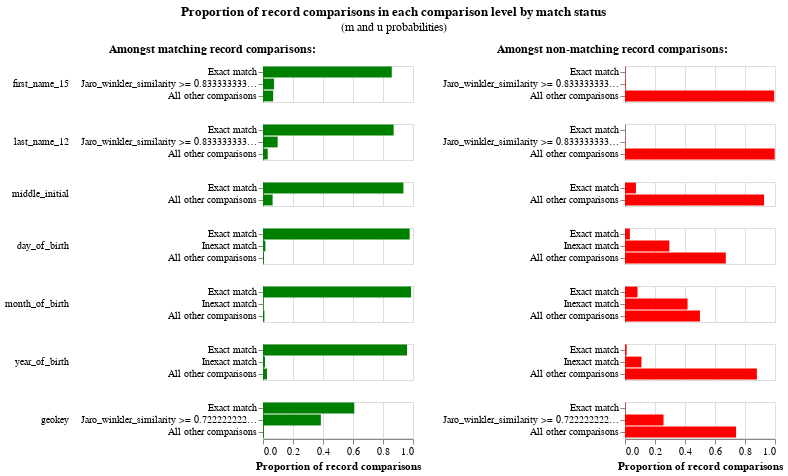

The notebook cell saved with this chart:
### Code cell
linker.m_u_parameters_chart()

### Figure 1 — Vega-Lite specification as saved in the notebook (floating-point values rounded to 4 significant figures)
{"config": {"view": {"continuousWidth": 300, "continuousHeight": 300, "discreteHeight": 300, "discreteWidth": 400}, "header": {"title": null}, "title": {"anchor": "middle", "offset": 10}}, "hconcat": [{"mark": "bar", "encoding": {"color": {"value": "green"}, "row": {"field": "comparison_name", "header": {"labelAlign": "left", "labelAnchor": "middle", "labelAngle": 0}, "sort": {"field": "comparison_sort_order"}, "type": "nominal"}, "tooltip": [{"field": "m_probability_description", "title": "m probability description", "type": "nominal"}, {"field": "comparison_name", "title": "Comparison column name", "type": "nominal"}, {"field": "label_for_charts", "title": "Label", "type": "ordinal"}, {"field": "sql_condition", "title": "SQL condition", "type": "nominal"}, {"field": "m_probability", "format": ".4p", "title": "m probability", "type": "quantitative"}, {"field": "u_probability", "format": ".4p", "title": "u probability", "type": "quantitative"}, {"field": "bayes_factor", "format": ",.4f", "title": "Bayes factor = m/u", "type": "quantitative"}, {"field": "log2_bayes_factor", "format": ",.4f", "title": "Match weight = log2(m/u)", "type": "quantitative"}], "x": {"axis": {"title": "Proportion of record comparisons"}, "field": "m_probability", "type": "quantitative"}, "y": {"axis": {"title": null}, "field": "label_for_charts", "sort": {"field": "comparison_vector_value", "order": "descending"}, "type": "nominal"}}, "height": {"step": 12}, "resolve": {"scale": {"y": "independent"}}, "title": {"text": "Amongst matching record comparisons:", "fontSize": 12, "fontWeight": "bold"}, "transform": [{"filter": "(datum.bayes_factor != 'no-op filter due to vega lite issue 4680')"}], "width": 150}, {"mark": "bar", "encoding": {"color": {"value": "red"}, "row": {"field": "comparison_name", "header": {"labels": false}, "sort": {"field": "comparison_sort_order"}, "type": "nominal"}, "tooltip": [{"field": "u_probability_description", "title": "u probability description", "type": "nominal"}, {"field": "comparison_name", "title": "Comparison column name", "type": "nominal"}, {"field": "label_for_charts", "title": "Label", "type": "ordinal"}, {"field": "sql_condition", "title": "SQL condition", "type": "nominal"}, {"field": "m_probability", "format": ".4p", "title": "m probability", "type": "quantitative"}, {"field": "u_probability", "format": ".4p", "title": "u probability", "type": "quantitative"}, {"field": "bayes_factor", "format": ",.4f", "title": "Bayes factor = m/u", "type": "quantitative"}, {"field": "log2_bayes_factor", "format": ",.4f", "title": "Match weight = log2(m/u)", "type": "quantitative"}], "x": {"axis": {"title": "Proportion of record comparisons"}, "field": "u_probability", "type": "quantitative"}, "y": {"axis": {"title": null}, "field": "label_for_charts", "sort": {"field": "comparison_vector_value", "order": "descending"}, "type": "nominal"}}, "height": {"step": 12}, "resolve": {"scale": {"y": "independent"}}, "title": {"text": "Amongst non-matching record comparisons:", "fontSize": 12, "fontWeight": "bold"}, "transform": [{"filter": "(datum.bayes_factor != 'no-op filter2 due to vega lite issue 4680')"}], "width": 150}], "data": {"name": "data-9e344f016e368ab0aa8575948951d1f3"}, "title": {"text": "Proportion of record comparisons in each comparison level by match status", "subtitle": "(m and u probabilities)"}, "$schema": "https://vega.github.io/schema/vega-lite/v5.9.3.json", "datasets": {"data-9e344f016e368ab0aa8575948951d1f3": [{"comparison_name": "first_name_15", "sql_condition": "\"first_name_15_l\" = \"first_name_15_r\"", "label_for_charts": "Exact match", "m_probability": 0.8585, "u_probability": 0.00203, "m_probability_description": "Amongst matching record comparisons, 85.85% of records are in the exact match comparison level", "u_probability_description": "Amongst non-matching record comparisons, 0.20% of records are in the exact match comparison level", "has_tf_adjustments": false, "tf_adjustment_column": null, "tf_adjustment_weight": 1.0, "is_null_level": false, "bayes_factor": 422.9, "log2_bayes_factor": 8.724, "comparison_vector_value": 2, "max_comparison_vector_value": 2, "bayes_factor_description": "If comparison level is `exact match` then comparison is 422.93 times more likely to be a match", "probability_two_random_records_match": 1.412e-05, "comparison_sort_order": 0}, {"comparison_name": "first_name_15", "sql_condition": "jaro_winkler_similarity(\"first_name_15_l\", \"first_name_15_r\") >= 0.8333333333333334", "label_for_charts": "Jaro_winkler_similarity >= 0.8333333333333334", "m_probability": 0.07376, "u_probability": 0.003468, "m_probability_description": "Amongst matching record comparisons, 7.38% of records are in the jaro_winkler_similarity >= 0.8333333333333334 comparison level", "u_probability_description": "Amongst non-matching record comparisons, 0.35% of records are in the jaro_winkler_similarity >= 0.8333333333333334 comparison level", "has_tf_adjustments": false, "tf_adjustment_column": null, "tf_adjustment_weight": 1.0, "is_null_level": false, "bayes_factor": 21.27, "log2_bayes_factor": 4.411, "comparison_vector_value": 1, "max_comparison_vector_value": 2, "bayes_factor_description": "If comparison level is `jaro_winkler_similarity >= 0.8333333333333334` then comparison is 21.27 times more likely to be a match", "probability_two_random_records_match": 1.412e-05, "comparison_sort_order": 0}, {"comparison_name": "first_name_15", "sql_condition": "ELSE", "label_for_charts": "All other comparisons", "m_probability": 0.06778, "u_probability": 0.9945, "m_probability_description": "Amongst matching record comparisons, 6.78% of records are in the all other comparisons comparison level", "u_probability_description": "Amongst non-matching record comparisons, 99.45% of records are in the all other comparisons comparison level", "has_tf_adjustments": false, "tf_adjustment_column": null, "tf_adjustment_weight": 1.0, "is_null_level": false, "bayes_factor": 0.06815, "log2_bayes_factor": -3.875, "comparison_vector_value": 0, "max_comparison_vector_value": 2, "bayes_factor_description": "If comparison level is `all other comparisons` then comparison is  14.67 times less likely to be a match", "probability_two_random_records_match": 1.412e-05, "comparison_sort_order": 0}, {"comparison_name": "last_name_12", "sql_condition": "\"last_name_12_l\" = \"last_name_12_r\"", "label_for_charts": "Exact match", "m_probability": 0.871, "u_probability": 0.0006842, "m_probability_description": "Amongst matching record comparisons, 87.10% of records are in the exact match comparison level", "u_probability_description": "Amongst non-matching record comparisons, 0.07% of records are in the exact match comparison level", "has_tf_adjustments": false, "tf_adjustment_column": null, "tf_adjustment_weight": 1.0, "is_null_level": false, "bayes_factor": 1273.0, "log2_bayes_factor": 10.31, "comparison_vector_value": 2, "max_comparison_vector_value": 2, "bayes_factor_description": "If comparison level is `exact match` then comparison is 1,273.06 times more likely to be a match", "probability_two_random_records_match": 1.412e-05, "comparison_sort_order": 1}, {"comparison_name": "last_name_12", "sql_condition": "jaro_winkler_similarity(\"last_name_12_l\", \"last_name_12_r\") >= 0.8333333333333334", "label_for_charts": "Jaro_winkler_similarity >= 0.8333333333333334", "m_probability": 0.09762, "u_probability": 0.001368, "m_probability_description": "Amongst matching record comparisons, 9.76% of records are in the jaro_winkler_similarity >= 0.8333333333333334 comparison level", "u_probability_description": "Amongst non-matching record comparisons, 0.14% of records are in the jaro_winkler_similarity >= 0.8333333333333334 comparison level", "has_tf_adjustments": false, "tf_adjustment_column": null, "tf_adjustment_weight": 1.0, "is_null_level": false, "bayes_factor": 71.39, "log2_bayes_factor": 6.158, "comparison_vector_value": 1, "max_comparison_vector_value": 2, "bayes_factor_description": "If comparison level is `jaro_winkler_similarity >= 0.8333333333333334` then comparison is 71.39 times more likely to be a match", "probability_two_random_records_match": 1.412e-05, "comparison_sort_order": 1}, {"comparison_name": "last_name_12", "sql_condition": "ELSE", "label_for_charts": "All other comparisons", "m_probability": 0.03133, "u_probability": 0.9979, "m_probability_description": "Amongst matching record comparisons, 3.13% of records are in the all other comparisons comparison level", "u_probability_description": "Amongst non-matching record comparisons, 99.79% of records are in the all other comparisons comparison level", "has_tf_adjustments": false, "tf_adjustment_column": null, "tf_adjustment_weight": 1.0, "is_null_level": false, "bayes_factor": 0.0314, "log2_bayes_factor": -4.993, "comparison_vector_value": 0, "max_comparison_vector_value": 2, "bayes_factor_description": "If comparison level is `all other comparisons` then comparison is  31.85 times less likely to be a match", "probability_two_random_records_match": 1.412e-05, "comparison_sort_order": 1}, {"comparison_name": "middle_initial", "sql_condition": "\"middle_initial_l\" = \"middle_initial_r\"", "label_for_charts": "Exact match", "m_probability": 0.936, "u_probability": 0.07301, "m_probability_description": "Amongst matching record comparisons, 93.60% of records are in the exact match comparison level", "u_probability_description": "Amongst non-matching record comparisons, 7.30% of records are in the exact match comparison level", "has_tf_adjustments": false, "tf_adjustment_column": null, "tf_adjustment_weight": 1.0, "is_null_level": false, "bayes_factor": 12.82, "log2_bayes_factor": 3.68, "comparison_vector_value": 1, "max_comparison_vector_value": 1, "bayes_factor_description": "If comparison level is `exact match` then comparison is 12.82 times more likely to be a match", "probability_two_random_records_match": 1.412e-05, "comparison_sort_order": 2}, {"comparison_name": "middle_initial", "sql_condition": "ELSE", "label_for_charts": "All other comparisons", "m_probability": 0.06405, "u_probability": 0.927, "m_probability_description": "Amongst matching record comparisons, 6.40% of records are in the all other comparisons comparison level", "u_probability_description": "Amongst non-matching record comparisons, 92.70% of records are in the all other comparisons comparison level", "has_tf_adjustments": false, "tf_adjustment_column": null, "tf_adjustment_weight": 1.0, "is_null_level": false, "bayes_factor": 0.06909, "log2_bayes_factor": -3.855, "comparison_vector_value": 0, "max_comparison_vector_value": 1, "bayes_factor_description": "If comparison level is `all other comparisons` then comparison is  14.47 times less likely to be a match", "probability_two_random_records_match": 1.412e-05, "comparison_sort_order": 2}, {"comparison_name": "day_of_birth", "sql_condition": "\"day_of_birth_l\" = \"day_of_birth_r\"", "label_for_charts": "Exact match", "m_probability": 0.9777, "u_probability": 0.03252, "m_probability_description": "Amongst matching record comparisons, 97.77% of records are in the exact match comparison level", "u_probability_description": "Amongst non-matching record comparisons, 3.25% of records are in the exact match comparison level", "has_tf_adjustments": false, "tf_adjustment_column": null, "tf_adjustment_weight": 1.0, "is_null_level": false, "bayes_factor": 30.07, "log2_bayes_factor": 4.91, "comparison_vector_value": 2, "max_comparison_vector_value": 2, "bayes_factor_description": "If comparison level is `exact match` then comparison is 30.07 times more likely to be a match", "probability_two_random_records_match": 1.412e-05, "comparison_sort_order": 3}, {"comparison_name": "day_of_birth", "sql_condition": "abs(day_of_birth_l - day_of_birth_r) <= 5", "label_for_charts": "Inexact match", "m_probability": 0.01597, "u_probability": 0.2955, "m_probability_description": "Amongst matching record comparisons, 1.60% of records are in the inexact match comparison level", "u_probability_description": "Amongst non-matching record comparisons, 29.55% of records are in the inexact match comparison level", "has_tf_adjustments": false, "tf_adjustment_column": null, "tf_adjustment_weight": 1.0, "is_null_level": false, "bayes_factor": 0.05405, "log2_bayes_factor": -4.21, "comparison_vector_value": 1, "max_comparison_vector_value": 2, "bayes_factor_description": "If comparison level is `inexact match` then comparison is  18.50 times less likely to be a match", "probability_two_random_records_match": 1.412e-05, "comparison_sort_order": 3}, {"comparison_name": "day_of_birth", "sql_condition": "ELSE", "label_for_charts": "All other comparisons", "m_probability": 0.006354, "u_probability": 0.672, "m_probability_description": "Amongst matching record comparisons, 0.64% of records are in the all other comparisons comparison level", "u_probability_description": "Amongst non-matching record comparisons, 67.20% of records are in the all other comparisons comparison level", "has_tf_adjustments": false, "tf_adjustment_column": null, "tf_adjustment_weight": 1.0, "is_null_level": false, "bayes_factor": 0.009455, "log2_bayes_factor": -6.725, "comparison_vector_value": 0, "max_comparison_vector_value": 2, "bayes_factor_description": "If comparison level is `all other comparisons` then comparison is  105.76 times less likely to be a match", "probability_two_random_records_match": 1.412e-05, "comparison_sort_order": 3}, {"comparison_name": "month_of_birth", "sql_condition": "\"month_of_birth_l\" = \"month_of_birth_r\"", "label_for_charts": "Exact match", "m_probability": 0.9869, "u_probability": 0.08324, "m_probability_description": "Amongst matching record comparisons, 98.69% of records are in the exact match comparison level", "u_probability_description": "Amongst non-matching record comparisons, 8.32% of records are in the exact match comparison level", "has_tf_adjustments": false, "tf_adjustment_column": null, "tf_adjustment_weight": 1.0, "is_null_level": false, "bayes_factor": 11.86, "log2_bayes_factor": 3.568, "comparison_vector_value": 2, "max_comparison_vector_value": 2, "bayes_factor_description": "If comparison level is `exact match` then comparison is 11.86 times more likely to be a match", "probability_two_random_records_match": 1.412e-05, "comparison_sort_order": 4}, {"comparison_name": "month_of_birth", "sql_condition": "abs(month_of_birth_l - month_of_birth_r) <= 3", "label_for_charts": "Inexact match", "m_probability": 0.003682, "u_probability": 0.4169, "m_probability_description": "Amongst matching record comparisons, 0.37% of records are in the inexact match comparison level", "u_probability_description": "Amongst non-matching record comparisons, 41.69% of records are in the inexact match comparison level", "has_tf_adjustments": false, "tf_adjustment_column": null, "tf_adjustment_weight": 1.0, "is_null_level": false, "bayes_factor": 0.008832, "log2_bayes_factor": -6.823, "comparison_vector_value": 1, "max_comparison_vector_value": 2, "bayes_factor_description": "If comparison level is `inexact match` then comparison is  113.23 times less likely to be a match", "probability_two_random_records_match": 1.412e-05, "comparison_sort_order": 4}, {"comparison_name": "month_of_birth", "sql_condition": "ELSE", "label_for_charts": "All other comparisons", "m_probability": 0.009369, "u_probability": 0.4998, "m_probability_description": "Amongst matching record comparisons, 0.94% of records are in the all other comparisons comparison level", "u_probability_description": "Amongst non-matching record comparisons, 49.98% of records are in the all other comparisons comparison level", "has_tf_adjustments": false, "tf_adjustment_column": null, "tf_adjustment_weight": 1.0, "is_null_level": false, "bayes_factor": 0.01875, "log2_bayes_factor": -5.737, "comparison_vector_value": 0, "max_comparison_vector_value": 2, "bayes_factor_description": "If comparison level is `all other comparisons` then comparison is  53.35 times less likely to be a match", "probability_two_random_records_match": 1.412e-05, "comparison_sort_order": 4}, {"comparison_name": "year_of_birth", "sql_condition": "\"year_of_birth_l\" = \"year_of_birth_r\"", "label_for_charts": "Exact match", "m_probability": 0.9604, "u_probability": 0.01109, "m_probability_description": "Amongst matching record comparisons, 96.04% of records are in the exact match comparison level", "u_probability_description": "Amongst non-matching record comparisons, 1.11% of records are in the exact match comparison level", "has_tf_adjustments": false, "tf_adjustment_column": null, "tf_adjustment_weight": 1.0, "is_null_level": false, "bayes_factor": 86.64, "log2_bayes_factor": 6.437, "comparison_vector_value": 2, "max_comparison_vector_value": 2, "bayes_factor_description": "If comparison level is `exact match` then comparison is 86.64 times more likely to be a match", "probability_two_random_records_match": 1.412e-05, "comparison_sort_order": 5}, {"comparison_name": "year_of_birth", "sql_condition": "abs(year_of_birth_l - year_of_birth_r) <= 5", "label_for_charts": "Inexact match", "m_probability": 0.01314, "u_probability": 0.1097, "m_probability_description": "Amongst matching record comparisons, 1.31% of records are in the inexact match comparison level", "u_probability_description": "Amongst non-matching record comparisons, 10.97% of records are in the inexact match comparison level", "has_tf_adjustments": false, "tf_adjustment_column": null, "tf_adjustment_weight": 1.0, "is_null_level": false, "bayes_factor": 0.1198, "log2_bayes_factor": -3.061, "comparison_vector_value": 1, "max_comparison_vector_value": 2, "bayes_factor_description": "If comparison level is `inexact match` then comparison is  8.35 times less likely to be a match", "probability_two_random_records_match": 1.412e-05, "comparison_sort_order": 5}, {"comparison_name": "year_of_birth", "sql_condition": "ELSE", "label_for_charts": "All other comparisons", "m_probability": 0.02645, "u_probability": 0.8792, "m_probability_description": "Amongst matching record comparisons, 2.64% of records are in the all other comparisons comparison level", "u_probability_description": "Amongst non-matching record comparisons, 87.92% of records are in the all other comparisons comparison level", "has_tf_adjustments": false, "tf_adjustment_column": null, "tf_adjustment_weight": 1.0, "is_null_level": false, "bayes_factor": 0.03008, "log2_bayes_factor": -5.055, "comparison_vector_value": 0, "max_comparison_vector_value": 2, "bayes_factor_description": "If comparison level is `all other comparisons` then comparison is  33.25 times less likely to be a match", "probability_two_random_records_match": 1.412e-05, "comparison_sort_order": 5}, {"comparison_name": "geokey", "sql_condition": "\"geokey_l\" = \"geokey_r\"", "label_for_charts": "Exact match", "m_probability": 0.6084, "u_probability": 0.002428, "m_probability_description": "Amongst matching record comparisons, 60.84% of records are in the exact match comparison level", "u_probability_description": "Amongst non-matching record comparisons, 0.24% of records are in the exact match comparison level", "has_tf_adjustments": false, "tf_adjustment_column": null, "tf_adjustment_weight": 1.0, "is_null_level": false, "bayes_factor": 250.6, "log2_bayes_factor": 7.969, "comparison_vector_value": 2, "max_comparison_vector_value": 2, "bayes_factor_description": "If comparison level is `exact match` then comparison is 250.63 times more likely to be a match", "probability_two_random_records_match": 1.412e-05, "comparison_sort_order": 6}, {"comparison_name": "geokey", "sql_condition": "jaro_winkler_similarity(\"geokey_l\", \"geokey_r\") >= 0.7222222222222222", "label_for_charts": "Jaro_winkler_similarity >= 0.7222222222222222", "m_probability": 0.3857, "u_probability": 0.2569, "m_probability_description": "Amongst matching record comparisons, 38.57% of records are in the jaro_winkler_similarity >= 0.7222222222222222 comparison level", "u_probability_description": "Amongst non-matching record comparisons, 25.69% of records are in the jaro_winkler_similarity >= 0.7222222222222222 comparison level", "has_tf_adjustments": false, "tf_adjustment_column": null, "tf_adjustment_weight": 1.0, "is_null_level": false, "bayes_factor": 1.501, "log2_bayes_factor": 0.5862, "comparison_vector_value": 1, "max_comparison_vector_value": 2, "bayes_factor_description": "If comparison level is `jaro_winkler_similarity >= 0.7222222222222222` then comparison is 1.50 times more likely to be a match", "probability_two_random_records_match": 1.412e-05, "comparison_sort_order": 6}, {"comparison_name": "geokey", "sql_condition": "ELSE", "label_for_charts": "All other comparisons", "m_probability": 0.005885, "u_probability": 0.7407, "m_probability_description": "Amongst matching record comparisons, 0.59% of records are in the all other comparisons comparison level", "u_probability_description": "Amongst non-matching record comparisons, 74.07% of records are in the all other comparisons comparison level", "has_tf_adjustments": false, "tf_adjustment_column": null, "tf_adjustment_weight": 1.0, "is_null_level": false, "bayes_factor": 0.007946, "log2_bayes_factor": -6.976, "comparison_vector_value": 0, "max_comparison_vector_value": 2, "bayes_factor_description": "If comparison level is `all other comparisons` then comparison is  125.86 times less likely to be a match", "probability_two_random_records_match": 1.412e-05, "comparison_sort_order": 6}]}}
